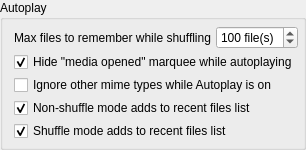
            <widget class="QGroupBox" name="groupBox_9">
             <property name="title">
              <string>Autoplay</string>
             </property>
             <layout class="QFormLayout" name="formLayout_11">
              <property name="horizontalSpacing">
               <number>5</number>
              </property>
              <property name="verticalSpacing">
               <number>3</number>
              </property>
              <property name="topMargin">
               <number>6</number>
              </property>
              <property name="rightMargin">
               <number>5</number>
              </property>
              <property name="bottomMargin">
               <number>6</number>
              </property>
              <item row="0" column="0">
               <widget class="QLabel" name="label_68">
                <property name="toolTip">
                 <string>The number of files that Autoplay will remember in a
given folder during shuffle mode. This is used to avoid
early repeats of the same files. Autoplay will remember
this list until you shuffle from within a different folder.</string>
                </property>
                <property name="text">
                 <string>Max files to remember while shuffling</string>
                </property>
               </widget>
              </item>
              <item row="0" column="1">
               <widget class="QSpinBox" name="spinAutoplayMaxFiles">
                <property name="toolTip">
                 <string>The number of files that Autoplay will remember in a
given folder during shuffle mode. This is used to avoid
early repeats of the same files. Autoplay will remember
this list until you shuffle from within a different folder.</string>
                </property>
                <property name="suffix">
                 <string> file(s)</string>
                </property>
                <property name="maximum">
                 <number>999</number>
                </property>
                <property name="value">
                 <number>100</number>
                </property>
               </widget>
              </item>
              <item row="1" column="0" colspan="2">
               <widget class="QCheckBox" name="checkAutoplayHideMarquee">
                <property name="toolTip">
                 <string>If checked, Autoplay will not show the media's filename
over the screen when opening each file, even if you
have the &quot;media opened&quot; marquee enabled below.</string>
                </property>
                <property name="text">
                 <string>Hide &quot;media opened&quot; marquee while autoplaying</string>
                </property>
                <property name="checked">
                 <bool>true</bool>
                </property>
               </widget>
              </item>
              <item row="2" column="0" colspan="2">
               <widget class="QCheckBox" name="checkAutoplaySameMime">
                <property name="toolTip">
                 <string>If checked, Autoplay will only play media with
the same mime type (video, audio, or image)
as the file you started with.</string>
                </property>
                <property name="text">
                 <string>Ignore other mime types while Autoplay is on</string>
                </property>
               </widget>
              </item>
              <item row="4" column="0" colspan="2">
               <widget class="QCheckBox" name="checkAutoplayAddToRecents">
                <property name="toolTip">
                 <string>If checked, Autoplay (with shuffle mode disabled) will
add each file played to the recent files list like normal.</string>
                </property>
                <property name="text">
                 <string>Non-shuffle mode adds to recent files list</string>
                </property>
                <property name="checked">
                 <bool>true</bool>
                </property>
               </widget>
              </item>
              <item row="5" column="0" colspan="2">
               <widget class="QCheckBox" name="checkAutoplayShuffleAddToRecents">
                <property name="toolTip">
                 <string>If checked, Autoplay (with shuffle mode enabled) will
add each file played to the recent files list like normal.</string>
                </property>
                <property name="text">
                 <string>Shuffle mode adds to recent files list</string>
                </property>
                <property name="checked">
                 <bool>true</bool>
                </property>
               </widget>
              </item>
             </layout>
            </widget>
